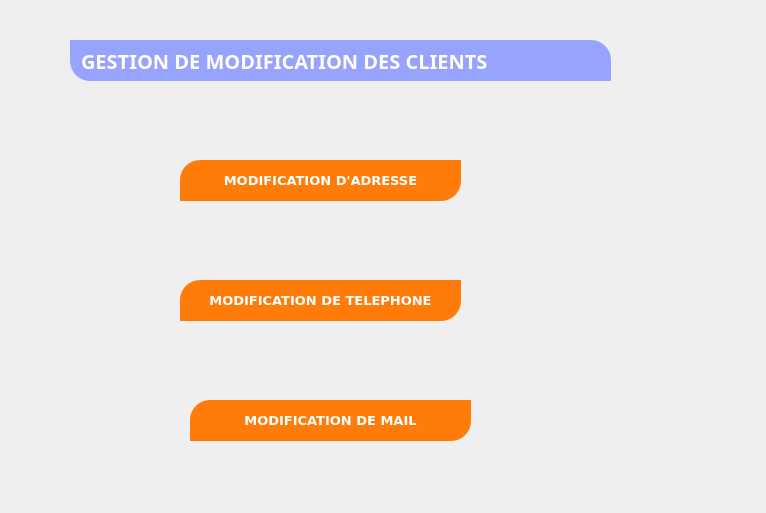
<?xml version="1.0" encoding="UTF-8"?>
<ui version="4.0">
 <class>Form</class>
 <widget class="QWidget" name="Form">
  <property name="geometry">
   <rect>
    <x>0</x>
    <y>0</y>
    <width>766</width>
    <height>513</height>
   </rect>
  </property>
  <property name="windowTitle">
   <string>Form</string>
  </property>
  <widget class="QLabel" name="label">
   <property name="geometry">
    <rect>
     <x>-180</x>
     <y>-50</y>
     <width>1031</width>
     <height>561</height>
    </rect>
   </property>
   <property name="styleSheet">
    <string notr="true">background-image: url(:/newPrefix/v.jpg.jpg);</string>
   </property>
   <property name="text">
    <string/>
   </property>
  </widget>
  <widget class="QLabel" name="label_7">
   <property name="geometry">
    <rect>
     <x>70</x>
     <y>40</y>
     <width>541</width>
     <height>41</height>
    </rect>
   </property>
   <property name="font">
    <font>
     <family>Montserrat</family>
     <pointsize>15</pointsize>
     <weight>75</weight>
     <bold>true</bold>
    </font>
   </property>
   <property name="styleSheet">
    <string notr="true">
color:white;
text-align:center;
padding:5px;
background-color: rgb(151, 164, 253);
border-top-right-radius: 20px;
border-bottom-left-radius: 20px;</string>
   </property>
   <property name="text">
    <string>GESTION DE MODIFICATION DES CLIENTS</string>
   </property>
  </widget>
  <widget class="QPushButton" name="pushButton">
   <property name="geometry">
    <rect>
     <x>180</x>
     <y>160</y>
     <width>281</width>
     <height>41</height>
    </rect>
   </property>
   <property name="font">
    <font>
     <family>Verdana</family>
     <pointsize>10</pointsize>
     <weight>75</weight>
     <bold>true</bold>
    </font>
   </property>
   <property name="styleSheet">
    <string notr="true">background-color: rgb(255, 124, 10);
color:white;

padding:5px;
border-top-left-radius: 20px;
border-bottom-right-radius: 20px;</string>
   </property>
   <property name="text">
    <string>MODIFICATION D'ADRESSE</string>
   </property>
  </widget>
  <widget class="QPushButton" name="pushButton_2">
   <property name="geometry">
    <rect>
     <x>190</x>
     <y>400</y>
     <width>281</width>
     <height>41</height>
    </rect>
   </property>
   <property name="font">
    <font>
     <family>Verdana</family>
     <pointsize>10</pointsize>
     <weight>75</weight>
     <bold>true</bold>
    </font>
   </property>
   <property name="styleSheet">
    <string notr="true">background-color: rgb(255, 124, 10);
color:white;

padding:5px;
border-top-left-radius: 20px;
border-bottom-right-radius: 20px;</string>
   </property>
   <property name="text">
    <string>MODIFICATION DE MAIL</string>
   </property>
  </widget>
  <widget class="QPushButton" name="pushButton_3">
   <property name="geometry">
    <rect>
     <x>180</x>
     <y>280</y>
     <width>281</width>
     <height>41</height>
    </rect>
   </property>
   <property name="font">
    <font>
     <family>Verdana</family>
     <pointsize>10</pointsize>
     <weight>75</weight>
     <bold>true</bold>
    </font>
   </property>
   <property name="styleSheet">
    <string notr="true">background-color: rgb(255, 124, 10);
color:white;

padding:5px;
border-top-left-radius: 20px;
border-bottom-right-radius: 20px;</string>
   </property>
   <property name="text">
    <string>MODIFICATION DE TELEPHONE</string>
   </property>
  </widget>
 </widget>
 <resources>
  <include location="zas.qrc"/>
 </resources>
 <connections/>
</ui>
